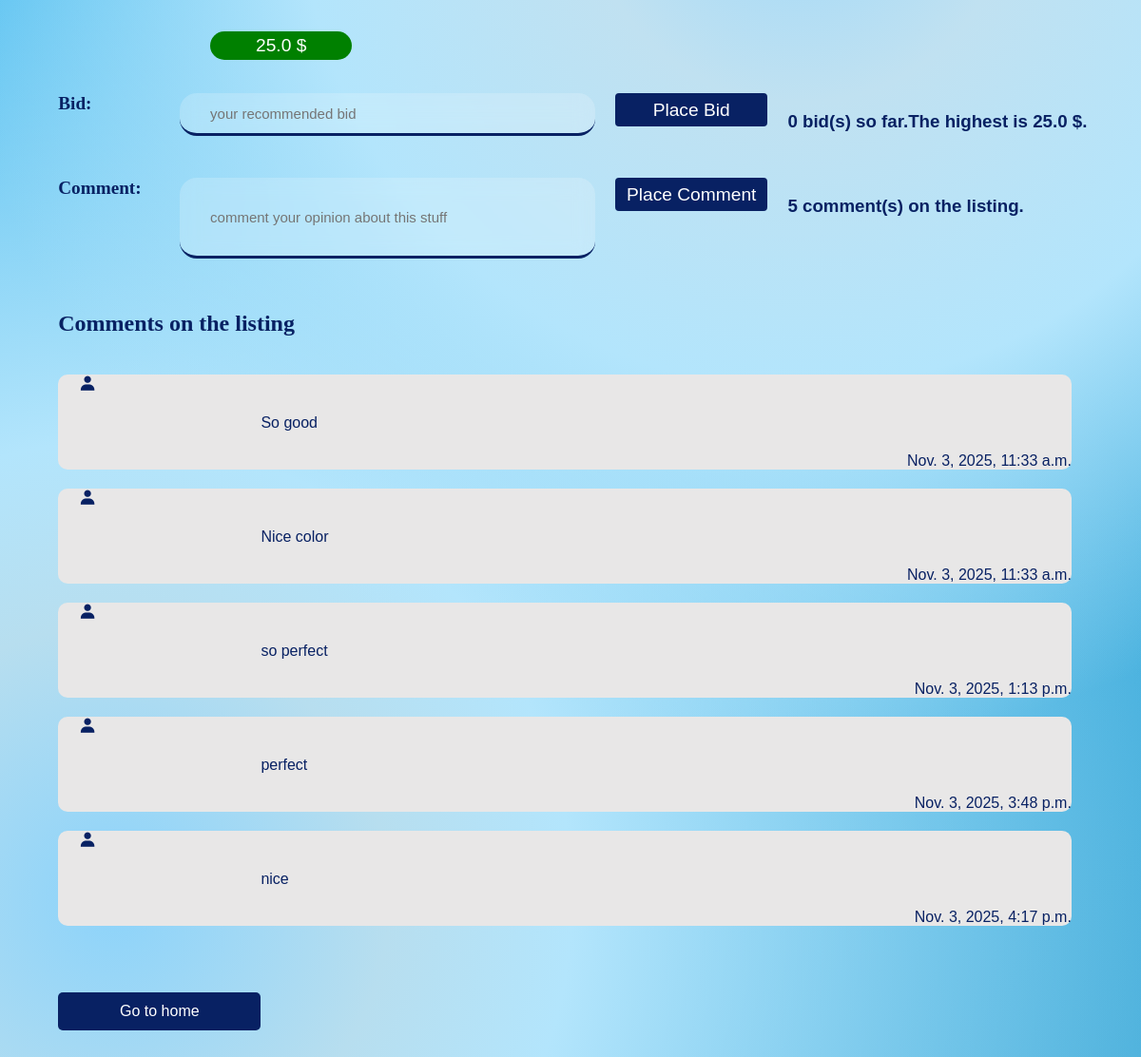
/auctions/6/Vintage Leather Journal (lower part), run on an earlier commit of the app's database.
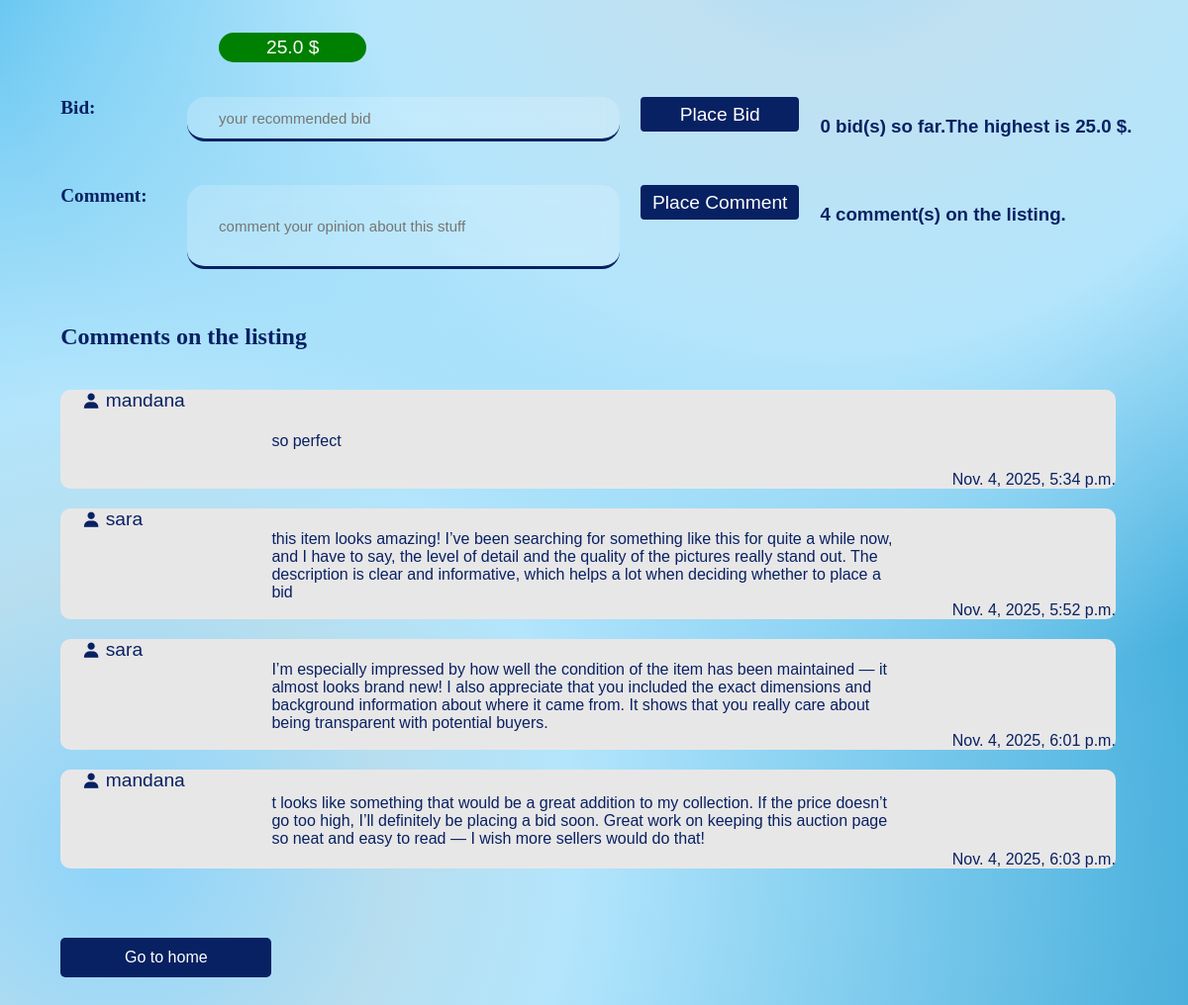
And on a later commit of the database.
### auctions/models.py (models this page shows, shortened)
class List_Auctions(models.Model):
    user = models.ForeignKey(User, on_delete=models.CASCADE, related_name='List_Auctions')
    title = models.CharField(max_length=100)
    description = models.TextField()
    start_bid = models.FloatField()
    number_of_bids = models.IntegerField(default=0)
    photo = models.URLField(max_length=500, blank=True, null=True)
    photo_file = models.ImageField(upload_to='auction_photos/', blank=True, null=True)
    category = models.CharField(max_length=100, blank=True, null=True)
    winner = models.ForeignKey(User, on_delete=models.SET_NULL, blank=True, null=True)
    start_date = models.DateTimeField()
    end_date = models.DateTimeField(blank=True, null=True)
    active = models.BooleanField(default=True)

class Comment(models.Model):
    user = models.ForeignKey(User, on_delete=models.SET_NULL, related_name='Comments', null=True, blank=True)
    author_name = models.CharField(max_length=100)
    auction = models.ForeignKey(List_Auctions, on_delete=models.CASCADE, related_name='Comments', blank=True, null=True)
    text = models.TextField()
    written_at = models.DateTimeField()

### auctions/views.py (the view)
# urls.py: path("auctions/<int:auction_id>/<str:auction_title>", views.show_auctions, name="show_auctions"),
def show_auctions(request, auction_id, auction_title):
    owner_of_auction = False
    in_watchlist_items = False
    requested_auction = List_Auctions.objects.get(pk=auction_id, title=auction_title)
    if request.user.is_authenticated:
        if request.user == requested_auction.user:
            owner_of_auction = True
        watchlist = Watchlist.objects.get(user=request.user)
        if requested_auction.Watchlist_Items.filter(watchlist=watchlist, auction=requested_auction).exists():
            in_watchlist_items = True
    return render(request, 'auctions/auction.html',
                  {"requested_auction": requested_auction,
                   "owner_of_auction": owner_of_auction,
                   "in_watchlist_items": in_watchlist_items})

### auctions/templates/auctions/auction.html (shortened to what this page needs)
{% load static %}
<!DOCTYPE html>
<html lang="en" xmlns="http://www.w3.org/1999/html">
<head>
    <link rel="stylesheet" href="{% static 'auctions/auction_page.css' %}">
    <link href="https://unpkg.com/boxicons@2.1.4/css/boxicons.min.css" rel="stylesheet"/>
</head>
<body>
<div class="auction_info">
    <div class="current_bid"><p class="money">{{ requested_auction.start_bid }} $</p></div>
    {% if requested_auction.active %}
        <div class="auction_bid_and_comment">
            <form class="bid_container" action="{% url 'place_bid' requested_auction.id %}" method="POST">
                <label class="labels_bid_comment" for="bid">Bid: </label>
                <input class="bid" type="number" placeholder="your recommended bid" name="bid">
                <input class="place_button" type="submit" value="Place Bid" name="placing_bid">
                <h3 class="status">{{ requested_auction.number_of_bids }} bid(s) so far.The highest
                    is {{ requested_auction.start_bid }} $. </h3>
            </form>
            <form class="comment_container" action="{% url 'place_comment' requested_auction.id %}" method="POST">
                <label class="labels_bid_comment" for="comment">Comment: </label>
                <input class="comment" type="text" placeholder="comment your opinion about this stuff" name="comment">
                <input class="place_button" type="submit" value="Place Comment" name="placing_comment">
                <h3 class="status"> {{ requested_auction.Comments.count }} comment(s) on the listing. </h3>
            </form>
        </div>
    {% endif %}
    <div class="auction_comments">
        <h2 style="color: #082163">Comments on the listing</h2>
        {% if requested_auction.Comments.all %}
            {% for comment in requested_auction.Comments.all %}
                <div class="each_comment">
                    {% if comment.user %}
                        <div class="comment_author"><i class="bx bxs-user"></i>{{ comment.author_name }}</div>
                    {% else %}
                        <div class="comment_author"><i class="bx bxs-user"></i>Deleted account</div>
                    {% endif %}
                    <div class="comment_text">{{ comment.text }}</div>
                    <div class="comment_time">{{ comment.written_at }}</div>
                </div>
            {% endfor %}
        {% else %}
            <div class="each_comment no_comment">No comment</div>
        {% endif %}
    </div>
    <a class="go_to_home_link" href="{% url 'index' %}">Go to home</a>
</div>
</body>
</html>

What changed in the data, as far as the page shows it:
removed Comment: text "So good", written_at "Nov. 3, 2025, 11:33 a.m."
removed Comment: text "Nice color", written_at "Nov. 3, 2025, 11:33 a.m."
removed Comment: text "so perfect", written_at "Nov. 3, 2025, 1:13 p.m."
removed Comment: text "perfect", written_at "Nov. 3, 2025, 3:48 p.m."
removed Comment: text "nice", written_at "Nov. 3, 2025, 4:17 p.m."
computed for List_Auctions: Comments.count "5" → "4"
added Comment: author_name "mandana", text "so perfect", written_at "Nov. 4, 2025, 5:34 p.m."
added Comment: author_name "sara", text "this item looks amazing! I’ve been searching for something like this for quite a while now, and I have to say, the level of detail and the quality of the pictures really stand out. The description is clear and informative, which helps a lot when deciding whether to place a bid", written_at "Nov. 4, 2025, 5:52 p.m."
added Comment: author_name "sara", text "I’m especially impressed by how well the condition of the item has been maintained — it almost looks brand new! I also appreciate that you included the exact dimensions and background information about where it came from. It shows that you really care about being transparent with potential buyers.", written_at "Nov. 4, 2025, 6:01 p.m."
added Comment: author_name "mandana", text "t looks like something that would be a great addition to my collection. If the price doesn’t go too high, I’ll definitely be placing a bid soon. Great work on keeping this auction page so neat and easy to read — I wish more sellers would do that!", written_at "Nov. 4, 2025, 6:03 p.m."
